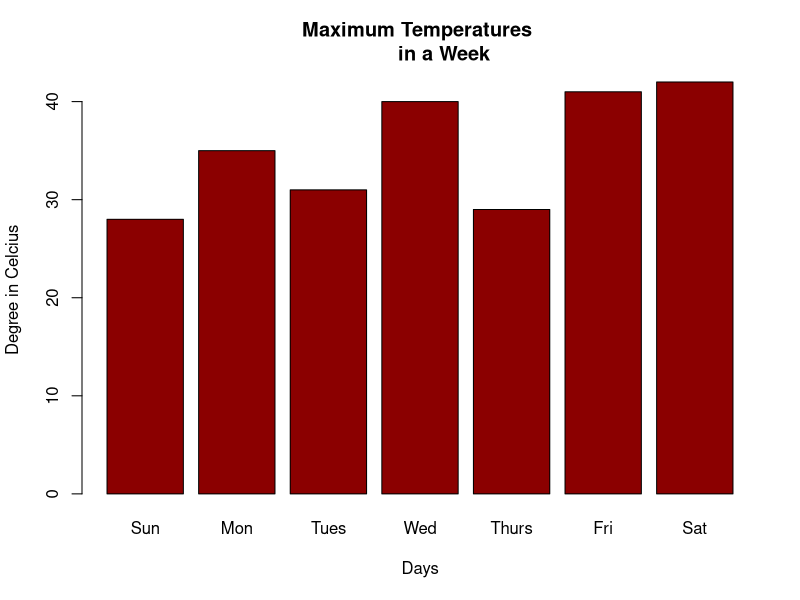

The R script that drew this image:
temperature <- c(28, 35, 31, 40, 29, 41, 42)
days <- c("Sun", "Mon", "Tues", "Wed", 
          "Thurs", "Fri", "Sat")
barplot(temperature, main = "Maximum Temperatures 
        in a Week",
        xlab = "Days", 
        ylab = "Degree in Celcius",
        names.arg= days,
        col = "darkred")
